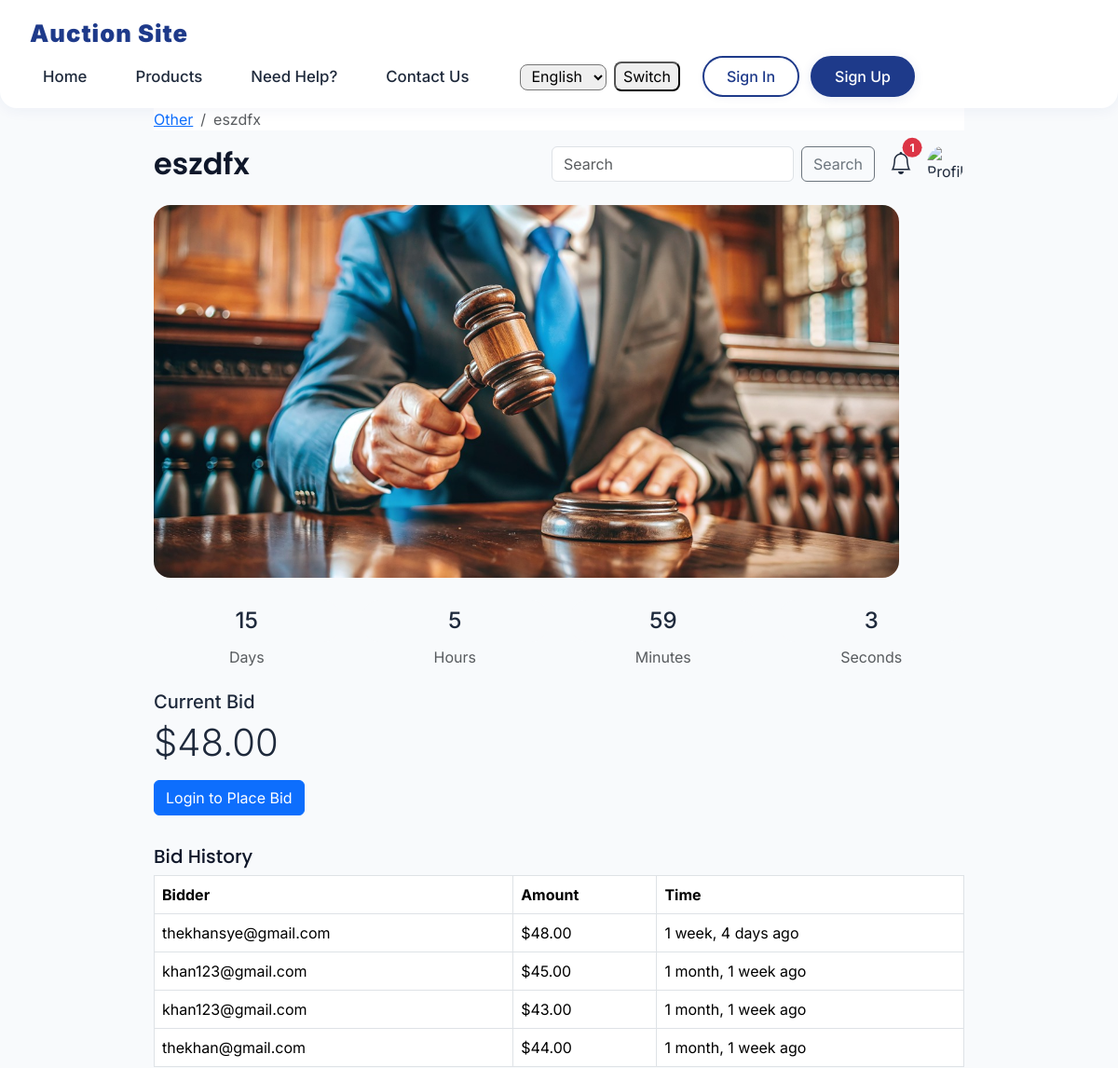
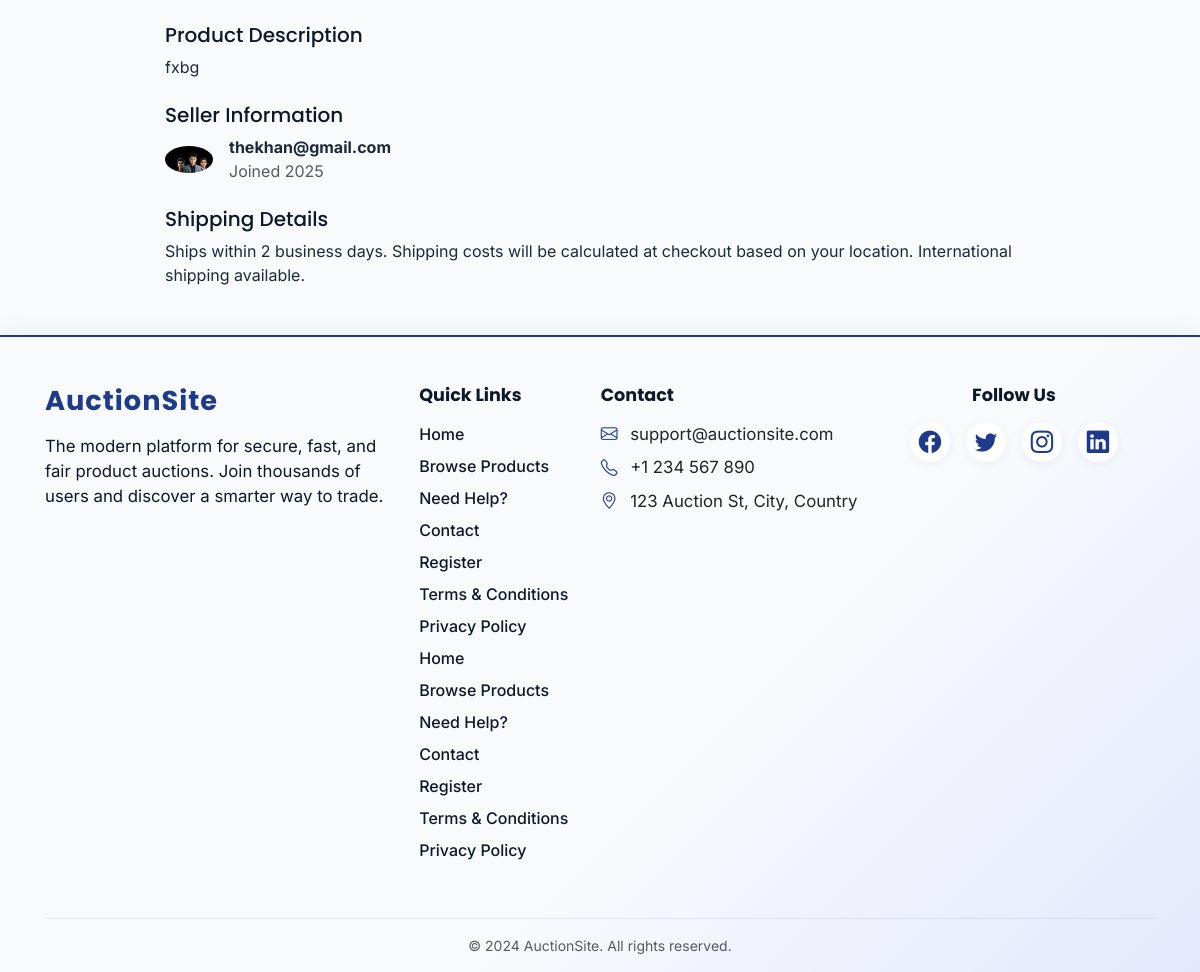
The page /products/1/ on the database its author committed (2 pictures, top to bottom).
### auctions/models.py (models this page shows, shortened)
class Product(models.Model):
    seller = models.ForeignKey(User, on_delete=models.CASCADE, related_name='products')
    title = models.CharField(max_length=255)
    description = models.TextField()
    starting_bid = models.DecimalField(max_digits=10, decimal_places=2)
    image = models.ImageField(upload_to='product_images/', blank=True, null=True)
    created_at = models.DateTimeField(auto_now_add=True)
    is_active = models.BooleanField(default=True)
    auction_end = models.DateTimeField()
    CATEGORY_CHOICES = [
        ('electronics', 'Electronics'),
        ('smartphones', 'Smartphones'),
        ('fashion', 'Fashion'),
        ('home', 'Home'),
        ('other', 'Other'),
    ]
    category = models.CharField(max_length=32, choices=CATEGORY_CHOICES, default='other')
    CONDITION_CHOICES = [
        ('new', 'New'),
        ('like_new', 'Like New'),
        ('used', 'Used'),
        ('for_parts', 'For Parts'),
    ]
    condition = models.CharField(max_length=20, choices=CONDITION_CHOICES, default='used')

class Bid(models.Model):
    product = models.ForeignKey(Product, on_delete=models.CASCADE, related_name='bids')
    bidder = models.ForeignKey(User, on_delete=models.CASCADE, related_name='bids')
    bid_amount = models.DecimalField(max_digits=10, decimal_places=2)
    bid_time = models.DateTimeField(auto_now_add=True)

class Profile(models.Model):
    USER_TYPE_CHOICES = (
        ('vendor', 'Vendor'),
        ('buyer', 'Buyer'),
    )
    user = models.OneToOneField(User, on_delete=models.CASCADE)
    user_type = models.CharField(max_length=10, choices=USER_TYPE_CHOICES, default='buyer')
    store_name = models.CharField(max_length=255, blank=True)
    store_logo = models.ImageField(upload_to='store_logos/', blank=True, null=True)
    store_email = models.EmailField(blank=True)
    store_phone = models.CharField(max_length=20, blank=True)
    store_description = models.TextField(blank=True)
    payment_settings = models.CharField(max_length=255, blank=True)

### auctions/views.py (the view, shortened to what this page needs)
# urls.py: path('products/<int:pk>/', auction_views.product_detail, name='product_detail'),
def product_detail(request, pk):
    product = get_object_or_404(Product, pk=pk)
    bid_form = BidForm()
    bids = product.bids.order_by('-bid_time')
    current_bid = bids.first().bid_amount if bids.exists() else product.starting_bid
    seller_profile = getattr(product.seller, 'profile', None)
    return render(request, 'auctions/product_detail.html', {
        'product': product,
        'bid_form': bid_form,
        'bids': bids,
        'current_bid': current_bid,
        'seller_profile': seller_profile,
    })

### auctions/forms.py
class BidForm(forms.ModelForm):
    class Meta:
        model = Bid
        fields = ['bid_amount']

### auctions/templates/auctions/product_detail.html (shortened to what this page needs)
{% extends 'auctions/base.html' %}
{% load static %}
{% block content %}
<div class="container" style="max-width: 900px;">
    <nav class="mb-3" aria-label="breadcrumb">
        <ol class="breadcrumb bg-white px-0">
            <li class="breadcrumb-item"><a href="{% url 'products' %}?category={{ product.category }}">{{ product.get_category_display }}</a></li>
            <li class="breadcrumb-item active" aria-current="page">{{ product.title }}</li>
        </ol>
    </nav>
    <div class="d-flex justify-content-between align-items-center mb-4">
        <h2 class="mb-0" style="font-weight: 600;">{{ product.title }}</h2>
        <div class="d-flex align-items-center gap-3">
            <form class="d-flex" method="get" action="/products/">
                <input class="form-control me-2" type="search" name="q" placeholder="Search" aria-label="Search" style="min-width: 200px;">
                <button class="btn btn-outline-secondary" type="submit">Search</button>
            </form>
            <span class="position-relative">
                <i class="bi bi-bell" style="font-size: 1.5rem;"></i>
                <span class="position-absolute top-0 start-100 translate-middle badge rounded-pill bg-danger">1</span>
            </span>
            <img src="{% if user.profile.store_logo %}{{ user.profile.store_logo.url }}{% else %}{% static 'default-avatar.png' %}{% endif %}" class="rounded-circle" width="40" height="40" alt="Profile">
        </div>
    </div>
    {% if product.image %}
        <img src="{{ product.image.url }}" class="img-fluid rounded mb-4" style="max-height: 400px; object-fit: contain; background: #f5e6df;" alt="{{ product.title }}">
    {% endif %}
    <div class="row mb-4" id="countdown-timer">
        <div class="col-3 text-center">
            <div class="bg-light rounded py-2 mb-1 h4" id="days">0</div>
            <div class="text-muted">Days</div>
        </div>
        <div class="col-3 text-center">
            <div class="bg-light rounded py-2 mb-1 h4" id="hours">0</div>
            <div class="text-muted">Hours</div>
        </div>
        <div class="col-3 text-center">
            <div class="bg-light rounded py-2 mb-1 h4" id="minutes">0</div>
            <div class="text-muted">Minutes</div>
        </div>
        <div class="col-3 text-center">
            <div class="bg-light rounded py-2 mb-1 h4" id="seconds">0</div>
            <div class="text-muted">Seconds</div>
        </div>
    </div>
    <div class="mb-3">
        <div class="h5">Current Bid</div>
        <div class="display-6 mb-3">${{ current_bid }}</div>
        {% if user.is_authenticated %}
            <form method="post" class="d-flex mb-3" style="max-width: 400px;">
                {% csrf_token %}
                {{ bid_form.bid_amount }}
                <button type="submit" class="btn btn-primary">Place Bid</button>
            </form>
        {% else %}
            <a href="{% url 'login' %}" class="btn btn-primary mb-3">Login to Place Bid</a>
        {% endif %}
    </div>
    <div class="mb-4">
        <h5>Bid History</h5>
        <table class="table table-bordered">
            <thead>
                <tr>
                    <th>Bidder</th>
                    <th>Amount</th>
                    <th>Time</th>
                </tr>
            </thead>
            <tbody>
                {% for bid in bids %}
                <tr>
                    <td>{{ bid.bidder.username }}</td>
                    <td>${{ bid.bid_amount }}</td>
                    <td>{{ bid.bid_time|timesince }} ago</td>
                </tr>
                {% empty %}
                <tr><td colspan="3">No bids yet.</td></tr>
                {% endfor %}
            </tbody>
        </table>
    </div>
    <div class="mb-4">
        <h5>Product Description</h5>
        <p>{{ product.description }}</p>
    </div>
    <div class="mb-4">
        <h5>Seller Information</h5>
        <div class="d-flex align-items-center">
            {% if seller_profile and seller_profile.store_logo %}
                <img src="{{ seller_profile.store_logo.url }}" class="rounded-circle me-3" width="48" height="48" alt="Seller Logo">
            {% else %}
                <img src="https://randomuser.me/api/portraits/men/32.jpg" class="rounded-circle me-3" width="48" height="48" alt="Seller">
            {% endif %}
            <div>
                <div class="fw-bold">{{ product.seller.username }}</div>
                <div class="text-muted">Joined {{ product.seller.date_joined|date:"Y" }}</div>
            </div>
        </div>
    </div>
    <div class="mb-4">
        <h5>Shipping Details</h5>
        <p>Ships within 2 business days. Shipping costs will be calculated at checkout based on your location. International shipping available.</p>
    </div>
</div>
{% endblock %}

### static/css/style.css (style rules this page uses)
:root { --primary: #1E3A8A; --secondary: #F4C95D; --accent: #0F172A; --bg-light: #F8FAFC; --text-dark: #1E293B; --text-light: #F1F5F9; --success: #10B981; --warning: #F97316; --error: #EF4444; }
body { font-family: 'Inter', 'Poppins', Arial, sans-serif; background: var(--bg-light); color: var(--text-dark); margin: 0; padding: 0; min-height: 100vh; }
h1, h2, h3, h4, h5, h6 { font-family: 'Poppins', 'Inter', Arial, sans-serif; color: var(--accent); margin-top: 0; }
.bg-light { background: var(--bg-light) !important; }
.rounded { border-radius: 18px !important; }
.btn { transition: transform 0.3s cubic-bezier(.4,0,.2,1), background 0.3s cubic-bezier(.4,0,.2,1), color 0.3s cubic-bezier(.4,0,.2,1); }
.container, .container-fluid { width: 100%; padding-right: 16px; padding-left: 16px; margin-right: auto; margin-left: auto; }
img, .card-img-top { max-width: 100%; height: auto; border-radius: 12px; }
.container { width: 100%; padding-right: 15px; padding-left: 15px; margin-right: auto; margin-left: auto; }
@media (min-width: 576px) { .container { max-width: 540px; } }
@media (min-width: 768px) { .container { max-width: 720px; } }
@media (min-width: 992px) { .container { max-width: 960px; } }
@media (min-width: 1200px) { .container { max-width: 1140px; } }
html, body { width: 100%; overflow-x: hidden; box-sizing: border-box; margin: 0; padding: 0; }
*, *:before, *:after { box-sizing: inherit; }
h1, h2, h3, h4, h5, h6 { word-break: break-word; }

### rows shown on the page
Product: category "Other", title "eszdfx", image (picture), description "fxbg", seller.username "thekhan@gmail.com", seller.date_joined "2025"
Bid: bid_amount "48.00", bidder.username "thekhansye@gmail.com", bid_time "1 week, 4 days"
Bid: bidder.username "khan123@gmail.com", bid_amount "45.00", bid_time "1 month, 1 week"
Bid: bidder.username "khan123@gmail.com", bid_amount "43.00", bid_time "1 month, 1 week"
Bid: bidder.username "thekhan@gmail.com", bid_amount "44.00", bid_time "1 month, 1 week"
Profile: store_logo (picture)

### other values the page prints
{{ year|default:2024 }} "2024"
